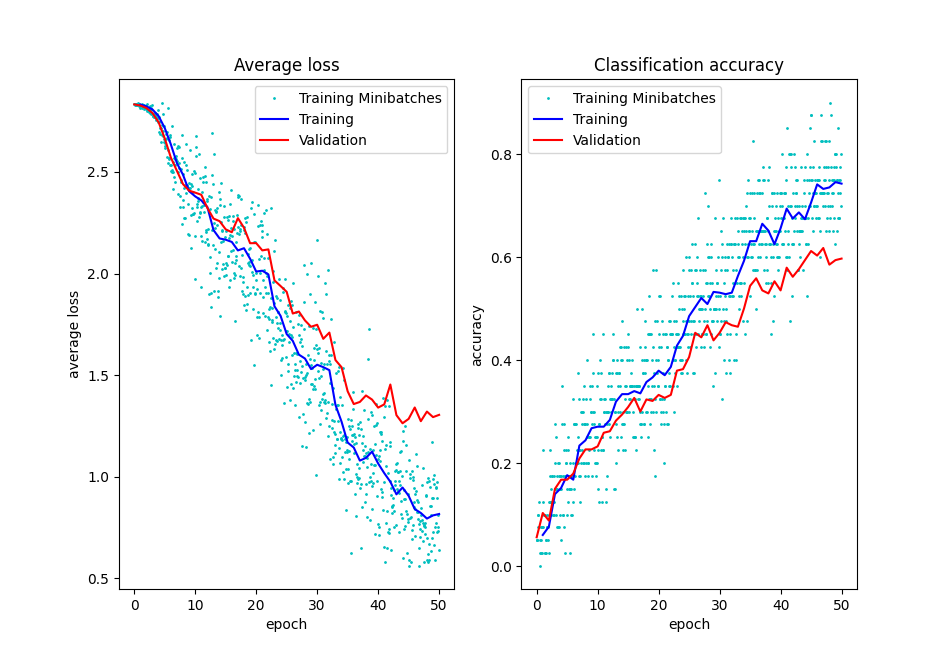

Write the Python code that produced this figure.
import torch
from torchvision import datasets
from torchvision.transforms import ToTensor
from torch.utils.data import DataLoader
import torch.nn as nn
import matplotlib.pyplot as plt
import torch.nn.functional as F
import torch.optim as optim
import numpy as np
from torchvision import transforms, datasets
import matplotlib.pyplot as plt

from torchvision.models import squeezenet1_1, SqueezeNet1_1_Weights

if torch.cuda.is_available():
    device = torch.cuda.device(0)
    print("Using CUDA!")
else:
    device = torch.device('cpu')

# https://www.robots.ox.ac.uk/~vgg/data/flowers/17/
# https://cs231n.github.io/transfer-learning/
# SOURCE: https://pytorch.org/hub/pytorch_vision_squeezenet/
train_dataset = datasets.ImageFolder(root='../data/oxford-flowers17/train', 
                                     transform=transforms.Compose([
                                        transforms.RandomHorizontalFlip(),
                                        transforms.Resize(256),
                                        transforms.RandomCrop(224),
                                        transforms.ToTensor(),
                                        transforms.Normalize(mean=[0.485, 0.456, 0.406], std=[0.229, 0.224, 0.225]),
                                    ]))
valid_dataset = datasets.ImageFolder(root='../data/oxford-flowers17/val', 
                                     transform=transforms.Compose([
                                        transforms.Resize(256),
                                        transforms.CenterCrop(224),
                                        transforms.ToTensor(),
                                        transforms.Normalize(mean=[0.485, 0.456, 0.406], std=[0.229, 0.224, 0.225]),
                                    ]))
train_dataset_size = len(train_dataset)
valid_dataset_size = len(valid_dataset)
print(valid_dataset_size)
# print(train_dataset[0])
# plt.imshow(train_dataset[0][0])
# plt.show()

batch_size = 40
num_batches = train_dataset_size // batch_size
train_dataset_loader = torch.utils.data.DataLoader(train_dataset, shuffle=True, batch_size=batch_size)
valid_dataset_loader = torch.utils.data.DataLoader(valid_dataset, shuffle=False, batch_size=valid_dataset_size)

class ScratchNet(nn.Module):

    def __init__(self):
        super().__init__()
        self.features = nn.Sequential(
            nn.Conv2d(3, 30, 3),
            nn.ReLU(),
            nn.MaxPool2d(2, 2),
            nn.Conv2d(30, 80, 3),
            nn.ReLU(),
            nn.MaxPool2d(2, 2),
            nn.Conv2d(80, 60, 3),
            nn.ReLU(),
            nn.MaxPool2d(2, 2),
        )
        self.classifier = nn.Sequential( # adapted from pytorch source code
            nn.Flatten(),
            nn.Linear(40560, 4096),
            nn.ReLU(),
            nn.Linear(4096, 17),
            nn.ReLU()
        )

    def forward(self, x):
        x = self.features(x)
        x = self.classifier(x)
        return x
    
max_iter = 50
learning_rate = 1e-3
model = ScratchNet().to(device)

loss_function = nn.CrossEntropyLoss()
optimizer = torch.optim.SGD(model.parameters(), lr=learning_rate, momentum=0.9)

train_loss = []
train_loss_overall = []
train_acc = []
train_acc_overall = []
valid_loss = []
valid_acc = []
for epoch in range(max_iter + 1):

    cum_valid_correct = 0
    cum_valid_loss = 0
    with torch.no_grad():
        for x, y in valid_dataset_loader:
            y_probs = model.forward(x)
            _, y_pred = torch.max(y_probs, dim=1)
            cum_valid_correct += torch.eq(y_pred, y).sum().item()
            loss = loss_function(y_probs, y)
            cum_valid_loss += loss.item() * valid_dataset_size # loss is tensor
    valid_loss.append(cum_valid_loss / valid_dataset_size)
    valid_acc.append(cum_valid_correct / valid_dataset_size)
    print(f"Epoch {epoch} valid: {cum_valid_loss/valid_dataset_size} {cum_valid_correct/valid_dataset_size}")

    if epoch == max_iter: break

    cum_loss = 0
    cum_correct = 0
    for i, (x, y) in enumerate(train_dataset_loader):
        optimizer.zero_grad()
        y_probs = model.forward(x)
        _, y_pred = torch.max(y_probs, dim=1)
        loss = loss_function(y_probs, y)
        loss.backward()
        optimizer.step()

        correct = torch.eq(y_pred, y).sum().item()
        cum_correct += correct
        cum_loss += loss.item() * batch_size# loss is tensor
        train_loss.append(loss.item())
        train_acc.append(correct / batch_size)
        if i % (num_batches // 6) == 0:
            print(f"Epoch {epoch} batch {i} loss: {cum_loss} acc: {cum_correct}")


    train_loss_overall.append(cum_loss / train_dataset_size)
    train_acc_overall.append(cum_correct / train_dataset_size)
    print(f"Epoch {epoch} loss: {cum_loss} acc:{cum_correct/train_dataset_size}")

fig, ax = plt.subplots(1, 2)
ax[0].plot(np.arange(len(train_loss))/num_batches, train_loss, 'co', markersize=1)
ax[0].plot(np.arange(1, max_iter+1), train_loss_overall, 'b-')
ax[0].plot(np.arange(0, max_iter+1), valid_loss, 'r-')
ax[0].legend(['Training Minibatches', 'Training', 'Validation'])
ax[0].set_xlabel('epoch')
ax[0].set_ylabel('average loss')
ax[0].set_title("Average loss")
ax[1].plot(np.arange(len(train_acc))/num_batches, train_acc, 'co', markersize=1)
ax[1].plot(np.arange(1, max_iter+1), train_acc_overall, 'b-')
ax[1].plot(np.arange(0, max_iter+1), valid_acc, 'r-')
ax[1].legend(['Training Minibatches', 'Training', 'Validation'])
ax[1].set_xlabel('epoch')
ax[1].set_ylabel('accuracy')
ax[1].set_title("Classification accuracy")
plt.show()
